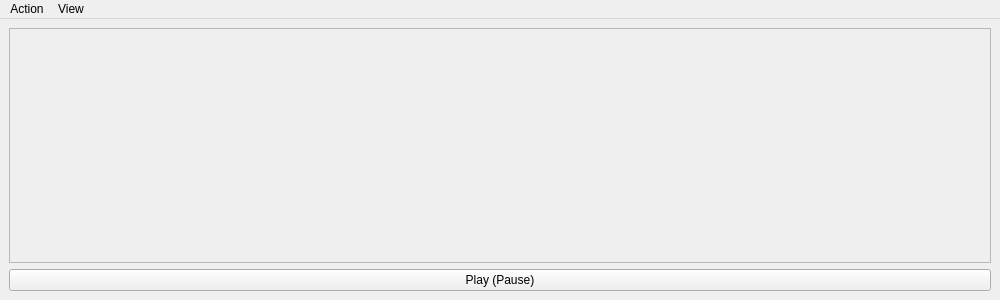
<?xml version="1.0" encoding="UTF-8"?>
<ui version="4.0">
 <class>AgentViewWindow</class>
 <widget class="QMainWindow" name="AgentViewWindow">
  <property name="geometry">
   <rect>
    <x>0</x>
    <y>0</y>
    <width>1000</width>
    <height>300</height>
   </rect>
  </property>
  <property name="sizePolicy">
   <sizepolicy hsizetype="Preferred" vsizetype="Preferred">
    <horstretch>0</horstretch>
    <verstretch>0</verstretch>
   </sizepolicy>
  </property>
  <property name="minimumSize">
   <size>
    <width>500</width>
    <height>0</height>
   </size>
  </property>
  <property name="windowTitle">
   <string>Divisaction - Agent View</string>
  </property>
  <widget class="QWidget" name="centralwidget">
   <layout class="QVBoxLayout" name="verticalLayout">
    <item>
     <widget class="QScrollArea" name="scrollArea">
      <property name="widgetResizable">
       <bool>true</bool>
      </property>
      <widget class="QWidget" name="scrollAreaWidgetContents">
       <property name="geometry">
        <rect>
         <x>0</x>
         <y>0</y>
         <width>980</width>
         <height>223</height>
        </rect>
       </property>
       <layout class="QGridLayout" name="gridLayout"/>
      </widget>
     </widget>
    </item>
    <item>
     <widget class="QPushButton" name="playPauseButton">
      <property name="text">
       <string>Play (Pause)</string>
      </property>
     </widget>
    </item>
   </layout>
  </widget>
  <widget class="QMenuBar" name="menuBar">
   <property name="geometry">
    <rect>
     <x>0</x>
     <y>0</y>
     <width>1000</width>
     <height>25</height>
    </rect>
   </property>
   <widget class="QMenu" name="menuView">
    <property name="title">
     <string>View</string>
    </property>
    <addaction name="actionAgent_View"/>
    <addaction name="actionLog_View"/>
   </widget>
   <widget class="QMenu" name="menuFile">
    <property name="title">
     <string>Action</string>
    </property>
    <addaction name="actionRestart"/>
    <addaction name="actionExit"/>
   </widget>
   <addaction name="menuFile"/>
   <addaction name="menuView"/>
  </widget>
  <action name="actionLog_View">
   <property name="text">
    <string>Log View</string>
   </property>
   <property name="shortcut">
    <string>Ctrl+L</string>
   </property>
  </action>
  <action name="actionAgent_View">
   <property name="enabled">
    <bool>false</bool>
   </property>
   <property name="text">
    <string>Agent View</string>
   </property>
   <property name="shortcut">
    <string>Ctrl+A</string>
   </property>
  </action>
  <action name="actionExit">
   <property name="text">
    <string>Exit</string>
   </property>
   <property name="shortcut">
    <string>Esc</string>
   </property>
  </action>
  <action name="actionRestart">
   <property name="text">
    <string>Restart</string>
   </property>
   <property name="shortcut">
    <string>F5</string>
   </property>
  </action>
 </widget>
 <resources/>
 <connections/>
</ui>
